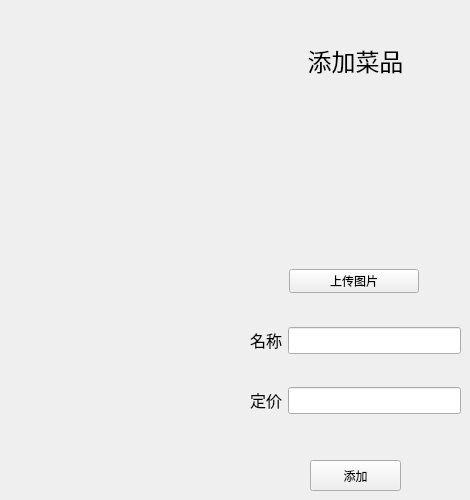
      <widget class="QWidget" name="page_editItemDishes">
       <widget class="QLabel" name="label_24">
        <property name="geometry">
         <rect>
          <x>290</x>
          <y>40</y>
          <width>131</width>
          <height>41</height>
         </rect>
        </property>
        <property name="text">
         <string>&lt;html&gt;&lt;head/&gt;&lt;body&gt;&lt;p align=&quot;center&quot;&gt;&lt;span style=&quot; font-size:18pt;&quot;&gt;添加菜品&lt;/span&gt;&lt;/p&gt;&lt;/body&gt;&lt;/html&gt;</string>
        </property>
       </widget>
       <widget class="QPushButton" name="btn_addDishes">
        <property name="geometry">
         <rect>
          <x>310</x>
          <y>460</y>
          <width>91</width>
          <height>31</height>
         </rect>
        </property>
        <property name="text">
         <string>添加</string>
        </property>
       </widget>
       <widget class="QWidget" name="layoutWidget">
        <property name="geometry">
         <rect>
          <x>250</x>
          <y>100</y>
          <width>211</width>
          <height>211</height>
         </rect>
        </property>
        <layout class="QVBoxLayout" name="verticalLayout_10">
         <item>
          <widget class="QWidget" name="widget_3" native="true">
           <property name="minimumSize">
            <size>
             <width>0</width>
             <height>50</height>
            </size>
           </property>
           <layout class="QVBoxLayout" name="verticalLayout_2">
            <item>
             <widget class="QWidget" name="widget_4" native="true">
              <widget class="QLabel" name="label_addDishes_image">
               <property name="geometry">
                <rect>
                 <x>20</x>
                 <y>0</y>
                 <width>150</width>
                 <height>150</height>
                </rect>
               </property>
               <property name="minimumSize">
                <size>
                 <width>150</width>
                 <height>150</height>
                </size>
               </property>
               <property name="maximumSize">
                <size>
                 <width>150</width>
                 <height>150</height>
                </size>
               </property>
               <property name="text">
                <string/>
               </property>
              </widget>
              <widget class="QPushButton" name="btn_addImage">
               <property name="geometry">
                <rect>
                 <x>30</x>
                 <y>160</y>
                 <width>130</width>
                 <height>24</height>
                </rect>
               </property>
               <property name="minimumSize">
                <size>
                 <width>130</width>
                 <height>0</height>
                </size>
               </property>
               <property name="maximumSize">
                <size>
                 <width>130</width>
                 <height>16777215</height>
                </size>
               </property>
               <property name="text">
                <string>上传图片</string>
               </property>
              </widget>
             </widget>
            </item>
           </layout>
          </widget>
         </item>
        </layout>
       </widget>
       <widget class="QWidget" name="layoutWidget">
        <property name="geometry">
         <rect>
          <x>250</x>
          <y>320</y>
          <width>211</width>
          <height>41</height>
         </rect>
        </property>
        <layout class="QHBoxLayout" name="horizontalLayout_20">
         <item>
          <widget class="QLabel" name="label_26">
           <property name="text">
            <string>&lt;html&gt;&lt;head/&gt;&lt;body&gt;&lt;p&gt;&lt;span style=&quot; font-size:12pt;&quot;&gt;名称&lt;/span&gt;&lt;/p&gt;&lt;/body&gt;&lt;/html&gt;</string>
           </property>
          </widget>
         </item>
         <item>
          <widget class="QLineEdit" name="text_addDishes_name">
           <property name="font">
            <font>
             <pointsize>12</pointsize>
            </font>
           </property>
          </widget>
         </item>
        </layout>
       </widget>
       <widget class="QWidget" name="layoutWidget">
        <property name="geometry">
         <rect>
          <x>250</x>
          <y>380</y>
          <width>211</width>
          <height>41</height>
         </rect>
        </property>
        <layout class="QHBoxLayout" name="horizontalLayout_21">
         <item>
          <widget class="QLabel" name="label_27">
           <property name="text">
            <string>&lt;html&gt;&lt;head/&gt;&lt;body&gt;&lt;p&gt;&lt;span style=&quot; font-size:12pt;&quot;&gt;定价&lt;/span&gt;&lt;/p&gt;&lt;/body&gt;&lt;/html&gt;</string>
           </property>
          </widget>
         </item>
         <item>
          <widget class="QLineEdit" name="text_addDishes_price">
           <property name="font">
            <font>
             <pointsize>12</pointsize>
            </font>
           </property>
          </widget>
         </item>
        </layout>
       </widget>
      </widget>
